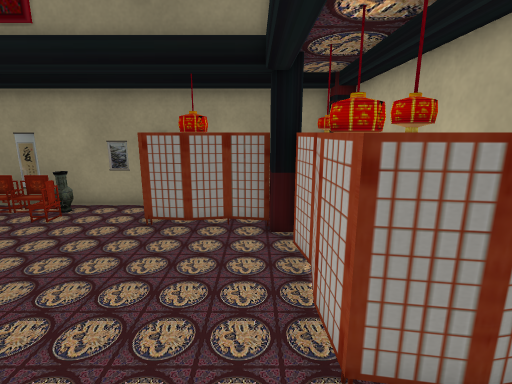
View 1 (above)

13 first-person views from a walk through a scene from a Unity 3-D project. The camera is 1.4 m above the floor, tilts 12° down and sees 85° across. The floor is counted in squares, 0.5 m on a side. Each view is taken from the middle of a square. On the plan, view 1 faces up. The plan holds only what a view shows up to about 19 squares ahead; the rest is blank. The player character is not drawn. Some animated figures are not drawn. Some surface patterns are stand-ins.

View 2
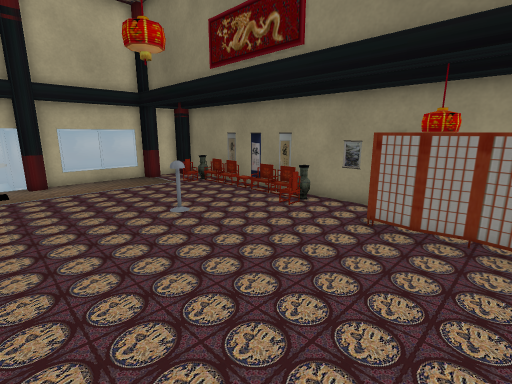

View 3
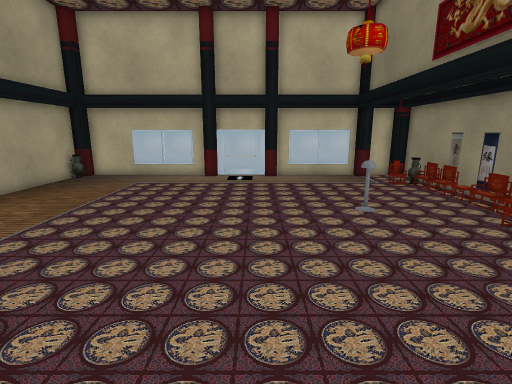

View 4
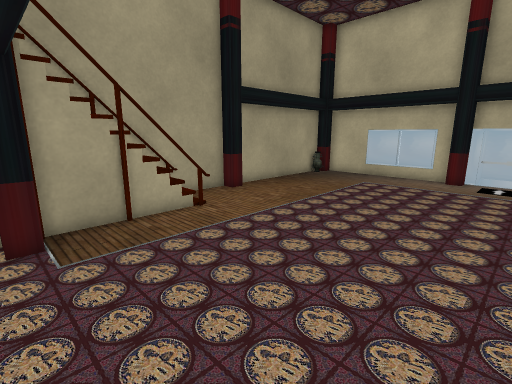

View 5
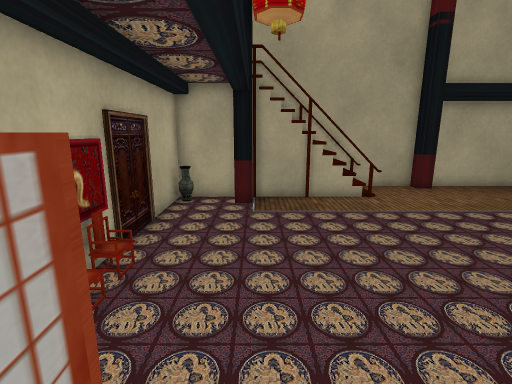

View 6
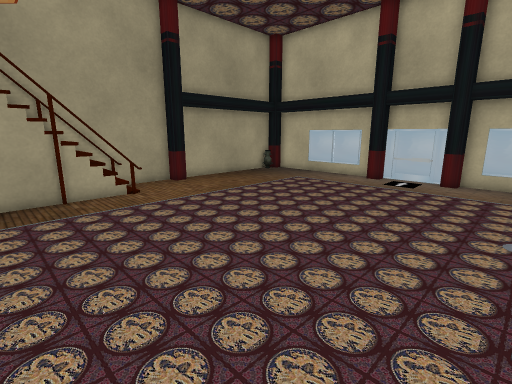

View 7
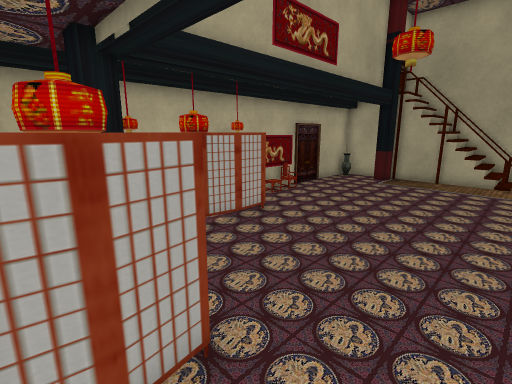

View 8
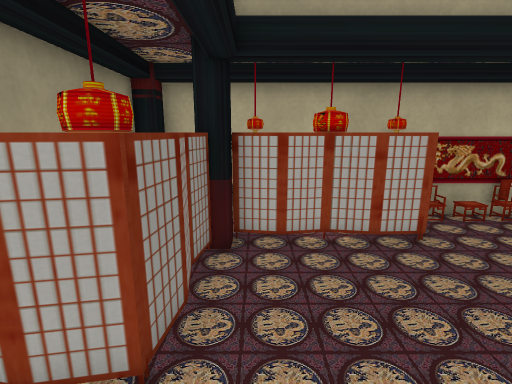

View 9
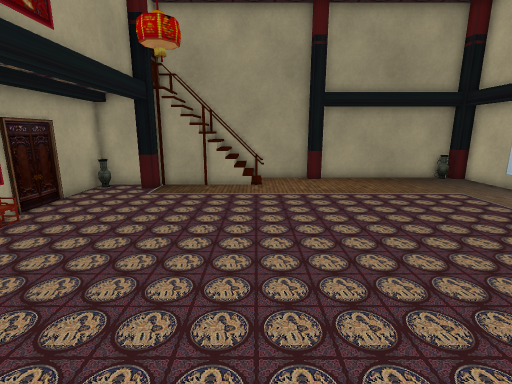

View 10
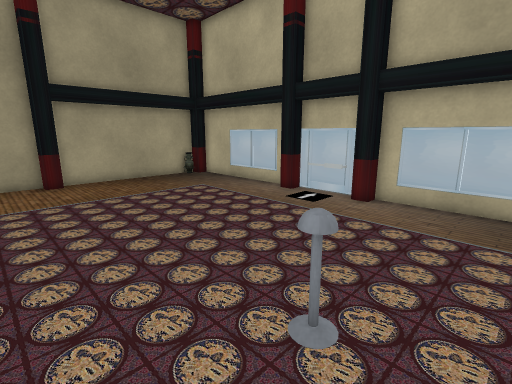

View 11
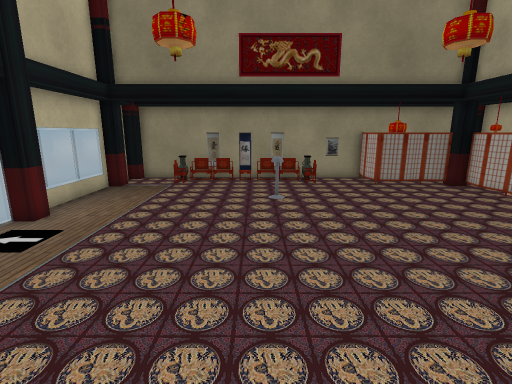

View 12
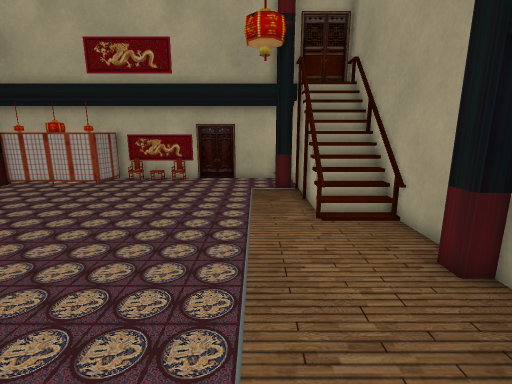

View 13
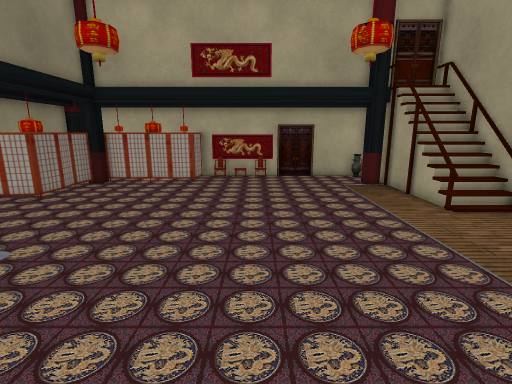

### Floor plan
Ten units are one square. View 1 is at (0, 0); x grows to the right and y downward. Boxes are objects, and circles mark ways between rooms. Rooms are numbered by the first view taken in them; rooms with no view inside come last. Other rooms are left out.
<svg viewBox="-183 -113 223 226">
<path fill="none" stroke="#000" d="M-55 80 -30 80M-171 16 -171 24M9 -38 11 -52M-178 -16 -178 16M-178 24 -178 100 -171 100 -171 107 -90 107 -90 100 -83 100 -83 107 8 107 8 84M-19 -81 -34 -83 -36 -94 -34 -108M11 -50 9 -63 11 -76M13 -48 13 -54M17 -44 12 -50M-18 -88 -22 -88 -26 -92M1 80 1 70 9 70M4 -81 -9 -83 -22 -81M35 -25 22 -23 10 -25 9 -39M-30 -107 -171 -107 -171 -100 -178 -100 -178 -86M5 82 34 82 34 -25M-171 -84 -171 -76 -178 -76 -178 -24 -171 -24 -171 -16M-66 -92 -66 -85M-175 -10 -175 9M27 4 27 -4M27 -9 27 -16M27 18 27 9M-140 -92 -140 -85M31 -9 31 -15M31 18 31 11M-44 108 -44 95M-35 105 -35 95M-39 108 -39 95M22 -49 19 -46 16 -46M34 -25 34 -50M16 -54 20 -54M34 -50 34 -70"/>
<text x="-80" y="0">1</text>
<text x="20" y="-40">2</text>
<text x="20" y="-60">3</text>
</svg>

Where each view was taken, in squares from view 1:
view 1: 0 up, 0 right, facing up
view 2: 0 up, 0 right, facing up-left
view 3: 1 up, 1 right, facing left
view 4: 1 up, 1 right, facing down-left
view 5: 4 up, 0 right, facing down
view 6: 5 up, 0 right, facing down-left
view 7: 10 up, 6 left, facing down-right
view 8: 7 up, 6 left, facing right
view 9: 7 up, 5 left, facing down
view 10: 7 up, 6 left, facing down-left
view 11: 7 down, 10 left, facing up
view 12: 6 down, 14 left, facing right
view 13: 1 down, 15 left, facing right
